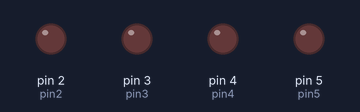
Simulated run of this sketch. Board: Arduino Uno, built with avr-gcc and run on an emulated ATmega328P. On the bench: output pins drawn as LEDs (lit = HIGH).

Above: at 0.5 s.
At 2.5 s:
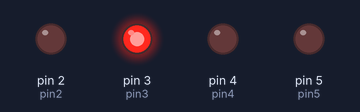
At 4.5 s:
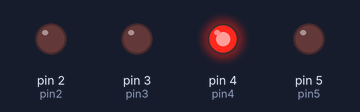
At 9.5 s:
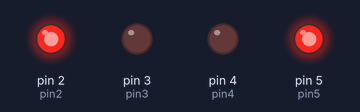
At 14.5 s:
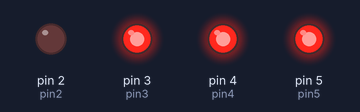
At 19.5 s:
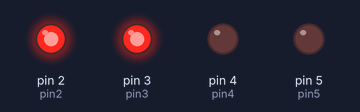
Timing chart, 0 to 20.8 s (numbered marks = the images above):
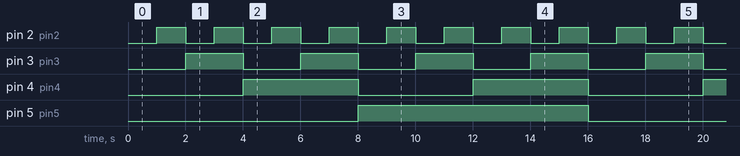

Measured:
- by itself, pin 2 (pin2): alternates HIGH for 1.0 s and LOW for 1.0 s
- by itself, pin 3 (pin3): alternates HIGH for 2.0 s and LOW for 2.0 s
- by itself, pin 4 (pin4): alternates HIGH for 4.0 s and LOW for 4.0 s
- by itself, pin 5 (pin5): alternates HIGH for 8.0 s and LOW for 8.0 s

The sketch:

03.LED_binary_counter.ino
```cpp
int pin2 = 2;
int pin3 = 3;
int pin4 = 4;
int pin5 = 5;

int counter = 0;

void setup() {
  pinMode(pin2, OUTPUT);
  pinMode(pin3, OUTPUT);
  pinMode(pin4, OUTPUT);
  pinMode(pin5, OUTPUT);
}

void loop() {
  // Display the binary representation of the counter using LEDs
  digitalWrite(pin2, bitRead(counter, 0));
  digitalWrite(pin3, bitRead(counter, 1));
  digitalWrite(pin4, bitRead(counter, 2));
  digitalWrite(pin5, bitRead(counter, 3));

  // Increment the counter
  counter = (counter + 1) % 16; // 16 is the maximum count for 4 bits
  delay(1000); // Delay for 1 second
}
```
